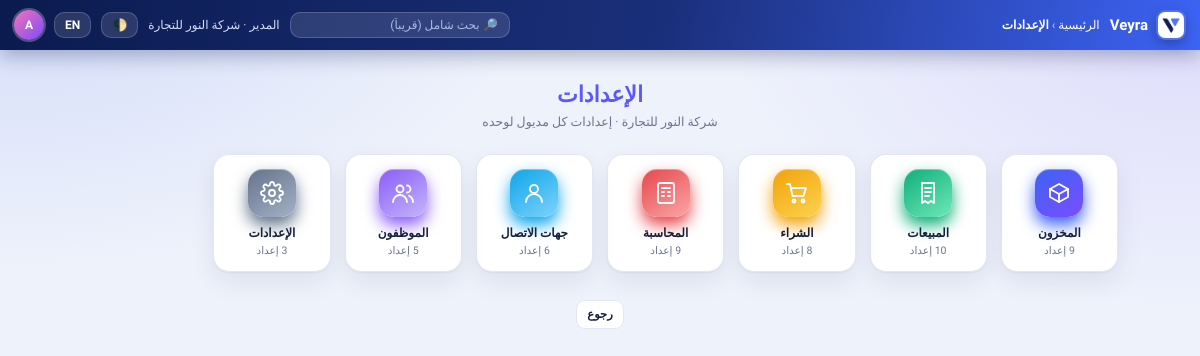
Page /settings/ (signed in) on the committed database.
### core/models.py (models this page shows, shortened)
class TimeStampedModel(models.Model):
    created_at = models.DateTimeField(auto_now_add=True)
    updated_at = models.DateTimeField(auto_now=True)
    class Meta:
        abstract = True

class Module(TimeStampedModel):
    CATEGORY = [("main", "رئيسي"), ("sub", "فرعي")]
    code = models.SlugField("الكود", max_length=40, unique=True)
    name = models.CharField("الاسم", max_length=100)
    category = models.CharField("النوع", max_length=10, choices=CATEGORY, default="main")
    parent = models.ForeignKey("self", null=True, blank=True, on_delete=models.SET_NULL, related_name="children")
    depends_on = models.ManyToManyField("self", symmetrical=False, blank=True, related_name="required_by")
    sort = models.PositiveIntegerField(default=0)
    class Meta:
        ordering = ["sort", "name"]

class Company(TimeStampedModel):
    name = models.CharField("اسم الشركة", max_length=150)
    code = models.CharField("كود الشركة", max_length=20, unique=True)
    country = models.CharField("البلد", max_length=2, default="EG")
    currency = models.CharField("العملة", max_length=3, default="EGP")
    version = models.CharField("إصدار النظام", max_length=20, default="2.4.0")
    is_active = models.BooleanField("نشطة", default=True)

### accounts/models.py (models this page shows, shortened)
class User(AbstractUser):
    company = models.ForeignKey("core.Company", null=True, blank=True,
                                on_delete=models.PROTECT, related_name="users")
    is_company_manager = models.BooleanField("مدير الشركة", default=False)
    allowed_modules = models.ManyToManyField("core.Module", blank=True, related_name="users")
    must_change_password = models.BooleanField("لازم يغيّر كلمة المرور", default=False)
    def accessible_codes(self):
        if not self.company_id:
            return set()
        from core.models import CompanyModule
        enabled = set(CompanyModule.objects.filter(company_id=self.company_id, enabled=True)
                      .values_list("module__code", flat=True))
        if self.is_superuser or self.is_company_manager:
            return enabled
        return enabled & set(self.allowed_modules.values_list("code", flat=True))
    def can_access(self, code):
        if self.is_superuser:
            return True

### core/views.py (the view)
# urls.py: path("settings/", views.settings_index, name="settings_index"),
@module_required("settings")
def settings_index(request):
    if not _is_manager(request.user):
        raise PermissionDenied
    company = request.user.company
    enabled = set(CompanyModule.objects.filter(company=company, enabled=True).values_list("module__code", flat=True))
    cards = []
    for m in Module.objects.filter(code__in=enabled).order_by("sort", "name"):
        if m.code in SCHEMA:
            cards.append({"code": m.code, "name": m.name, "icon": svg_for(m.code),
                          "count": len(SCHEMA[m.code]), "c1": PALETTE[len(cards) % len(PALETTE)][0],
                          "c2": PALETTE[len(cards) % len(PALETTE)][1]})
    return render(request, "settings_index.html", {"cards": cards, "company": company})

### core/context_processors.py (called while the page is built)
def module_nav(request):
    user = getattr(request, "user", None)
    match = getattr(request, "resolver_match", None)
    if not user or not user.is_authenticated or not user.company_id or not match:
        return {"subs": []}
    code = URL_MODULE.get(match.url_name)
    if not code:
        return {"subs": []}
    allowed = user.accessible_codes()
    subs = [m for m in Module.objects.filter(parent__code=code) if m.code in allowed]
    return {"subs": subs, "current_module": code}

### core/i18n_dict.py (called while the page is built)
def translate(text, lang):
    if lang == "en":
        return EN.get(text, text)
    return text

### core/icons.py (called while the page is built)
def svg_for(code):
    body = _P.get(code, _FALLBACK)
    return ('<svg viewBox="0 0 24 24" width="26" height="26" fill="none" stroke="currentColor" stroke-width="1.8" '
            'stroke-linecap="round" stroke-linejoin="round" aria-hidden="true">' + body + '</svg>')

### core/templatetags/veyra_i18n.py (called while the page is built)
@register.filter
def tr(value):
    if value is None:
        return ""
    return translate(str(value), get_language())

### core/views.py (called while the page is built)
def _is_manager(user):
    return user.is_superuser or user.is_company_manager

### templates/settings_index.html (shortened to what this page needs)
{% extends "base.html" %}
{% load veyra_i18n %}
{% block crumb %}<a href="{% url 'home' %}">{{ 'الرئيسية'|tr }}</a> › <b>{{ 'الإعدادات'|tr }}</b>{% endblock %}
{% block content %}
<section class="hero"><div class="hero-t">{{ 'الإعدادات'|tr }}</div><div class="hero-s">{{ company.name }} · {{ 'إعدادات كل مديول لوحده'|tr }}</div></section>
<section class="apps">
  {% for c in cards %}
  <a class="tile" href="{% url 'settings_module' c.code %}" style="--c1:{{ c.c1 }};--c2:{{ c.c2 }}">
    <div class="ico">{{ c.icon|safe }}</div>
    <div class="tn">{{ c.name|tr }}</div>
    <div class="tc">{{ c.count }} {{ 'إعداد'|tr }}</div>
  </a>
  {% empty %}<div class="empty" style="grid-column:1/-1">{{ 'مفيش مديولات ليها إعدادات لسه.'|tr }}</div>{% endfor %}
</section>
<div style="text-align:center;margin-top:10px"><a class="btn ghost sm" href="{% url 'home' %}">{{ 'رجوع'|tr }}</a></div>
{% endblock %}

### templates/base.html (shortened to what this page needs)
{% load static i18n veyra_i18n %}<!DOCTYPE html>
<html lang="{{ request.LANGUAGE_CODE|default:'ar' }}" dir="{% if request.LANGUAGE_CODE == 'en' %}ltr{% else %}rtl{% endif %}" data-theme="light">
<head>
<link rel="stylesheet" href="{% static 'css/app.css' %}">
</head>
<body>
<header class="topbar">
  <a href="{% url 'home' %}" class="brand"><img class="logo" src="{% static 'img/logo.png' %}" alt="Veyra"> Veyra</a>
  <span class="crumb">{% block crumb %}<b>{% if request.LANGUAGE_CODE == 'en' %}Home{% else %}الرئيسية{% endif %}</b>{% endblock %}</span>
  {% if user.is_authenticated %}
  <input class="search" placeholder="🔎 {{ 'بحث شامل (قريباً)'|tr }}" disabled>
  <span class="who">{{ user.get_full_name|default:user.username }}{% if user.company %} · {{ user.company.name }}{% endif %}</span>
  {% endif %}
  <button class="iconbtn" id="theme-btn" type="button" onclick="toggleTheme()" title="dark / light">🌓</button>
  <form class="lang-form" method="post" action="{% url 'set_language' %}">{% csrf_token %}
    <button class="iconbtn" type="submit">{% if request.LANGUAGE_CODE == 'en' %}عربي{% else %}EN{% endif %}</button>
  </form>
  {% if user.is_authenticated %}
  <details class="dd">
    <summary><span class="avatar">{{ user.username|slice:":1"|upper }}</span></summary>
  </details>
  {% else %}
  <a class="btn sm" href="{% url 'login' %}">{{ 'دخول'|tr }}</a>
  {% endif %}
</header>
<main class="rise">
  {% block content %}{% endblock %}
</main>
</body>
</html>

### static/css/app.css (style rules this page uses)
:root { --navy:#0B1B4F;--navy2:#1A2F7A;--blue:#3D63F5;--violet:#7A4DFF;--text:#16203A;--muted:#6B7592;--line:rgba(120,135,190,.2);--card:#ffffff;--glass:rgba(255,255,255,.82);--bg:#EEF2FB;--th:#F4F7FF;--shadow:0 1px 2px rgba(11,27,79,.05),0 10px 26px rgba(11,27,79,.08);--shadow-lg:0 18px 44px rgba(61,99,245,.2) }
* { box-sizing:border-box }
html,body { width:100%;min-height:100% }
body { margin:0;font-family:"Cairo","Segoe UI",Tahoma,Arial,sans-serif;color:var(--text);background:radial-gradient(900px 520px at 0% -5%,rgba(61,99,245,.16),transparent 60%),radial-gradient(800px 520px at 100% 0%,rgba(122,77,255,.14),transparent 60%),var(--bg);background-attachment:fixed;font-size:13px;line-height:1.5 }
a { color:inherit }
.topbar { position:sticky;top:0;z-index:30;display:flex;align-items:center;gap:10px;height:50px;padding:0 14px;background:linear-gradient(100deg,var(--navy),var(--navy2) 55%,var(--blue));color:#fff;box-shadow:0 6px 20px rgba(11,27,79,.3) }
.topbar a { text-decoration:none;color:#fff }
.brand { display:flex;align-items:center;gap:8px;font-weight:900;font-size:15px }
.brand img.logo { width:30px;height:30px;border-radius:9px;object-fit:contain;background:rgba(255,255,255,.1);padding:2px;box-shadow:0 4px 12px rgba(0,0,0,.25) }
.crumb { color:#BFCBF2;font-size:12px }
.crumb b { color:#fff }
.search { width:220px;background:rgba(255,255,255,.12);border:1px solid rgba(255,255,255,.18);color:#fff;padding:5px 11px;border-radius:10px;font-size:12px;font-family:inherit }
.search::placeholder { color:#A9B8E6 }
.iconbtn { background:rgba(255,255,255,.12);border:1px solid rgba(255,255,255,.18);color:#fff;border-radius:10px;padding:5px 10px;font-size:12px;font-weight:700;cursor:pointer;font-family:inherit }
.who { font-size:12px;color:#D6DEFA }
.avatar { display:inline-flex;width:30px;height:30px;border-radius:50%;background:linear-gradient(135deg,#F472B6,#7A4DFF);align-items:center;justify-content:center;font-weight:800;font-size:12px;box-shadow:0 0 0 2px rgba(255,255,255,.25);cursor:pointer }
details.dd { position:relative }
details.dd>summary { list-style:none;cursor:pointer }
.tile .ico svg { width:24px;height:24px }
main { padding:14px 16px 40px;width:100%;margin:0 }
.rise { animation:rise .4s cubic-bezier(.2,.8,.2,1) both }
.btn { display:inline-flex;align-items:center;gap:5px;font-size:12px;font-weight:800;padding:7px 13px;border-radius:10px;border:none;color:#fff;cursor:pointer;background:linear-gradient(135deg,var(--blue),var(--violet));box-shadow:0 6px 14px rgba(61,99,245,.28);font-family:inherit;text-decoration:none;transition:transform .15s,box-shadow .2s }
.btn.sm { padding:5px 10px;font-size:11.5px;border-radius:9px }
.btn.ghost { background:var(--card);color:var(--text);border:1px solid var(--line);box-shadow:none }
.hero { text-align:center;padding:14px 0 4px }
.hero-t { font-size:22px;font-weight:900;background:linear-gradient(90deg,var(--blue),var(--violet));-webkit-background-clip:text;background-clip:text;color:transparent }
.hero-s { color:var(--muted);font-size:12.5px;margin-top:2px }
.apps { display:grid;grid-template-columns:repeat(auto-fill,minmax(112px,1fr));gap:14px;padding:18px 2px;width:100%;max-width:1040px;margin:0 auto;justify-content:center }
.tile { position:relative;overflow:hidden;background:var(--card);border:1px solid var(--line);border-radius:16px;padding:14px 8px 12px;text-align:center;text-decoration:none;color:inherit;box-shadow:var(--shadow);cursor:grab;transition:transform .22s cubic-bezier(.2,.8,.2,1),box-shadow .22s,border-color .22s;animation:rise .45s both;animation-delay:calc(var(--i,0)*25ms) }
.tile::after { content:"";position:absolute;inset:0;background:linear-gradient(120deg,transparent 30%,rgba(255,255,255,.35) 50%,transparent 70%);transform:translateX(-120%);transition:transform .7s ease }
.tile .ico { width:48px;height:48px;margin:0 auto 8px;border-radius:15px;display:flex;align-items:center;justify-content:center;color:#fff;font-size:20px;background:linear-gradient(145deg,var(--c1),var(--c2));box-shadow:0 8px 16px var(--c1),inset 0 1px 0 rgba(255,255,255,.35);transition:transform .25s }
.tile .tn { font-weight:800;font-size:12px;line-height:1.35 }
.tile .tc { font-size:10.5px;color:var(--muted);margin-top:2px }
input,select,textarea { font-family:inherit;font-size:12.5px;padding:7px 10px;border-radius:10px;border:1px solid var(--line);background:var(--card);color:var(--text);outline:none;transition:border-color .2s,box-shadow .2s }
.lang-form { margin:0 }

### rows in the picture
Module: name "الإعدادات", name|tr "الإعدادات"
User: get_full_name "المدير", company.name "شركة النور للتجارة", username "A"
Company: name "شركة النور للتجارة"
Module: name|tr "المخزون"
Module: name|tr "المبيعات"
Module: name|tr "الشراء"
Module: name|tr "المحاسبة"
Module: name|tr "جهات الاتصال"
Module: name|tr "الموظفون"

### other values in the picture
{{ 'الرئيسية'|tr }} "الرئيسية"
{{ 'إعدادات كل مديول لوحده'|tr }} "إعدادات كل مديول لوحده"
{{ 'إعداد'|tr }} "إعداد" "إعداد" "إعداد" "إعداد" "إعداد" "إعداد" "إعداد"
{{ c.count }} "9"
{{ 'رجوع'|tr }} "رجوع"
